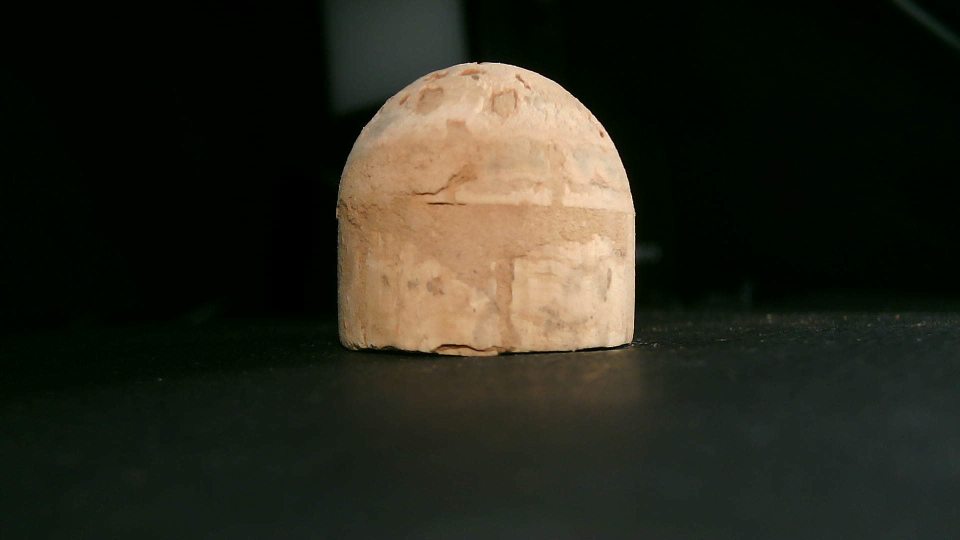
#> input picture Batch_Img/10_camC.jpg, 1920 x 1080 px (shown at 1/2 size); its folder holds only this picture in this run
$ python edge_detection.py
#> lines starting #> are read from the running program, lines starting #| are printed output that depends on the picture; after the words box and inside, x2 and y2 are one past the last pixel; in counts of white or black regions, pixels touching at a corner belong together
import math

import cv2
import numpy as np
import re
import os
from PIL import Image

#边缘检测函数，返回一个二值图
def detection(img_path):

    # #生成宽1080，长1920的白色背景
    # bg = np.zeros((1080, 1920), np.uint8)
    # # 白色背景
    # bg.fill(255)

    np.set_printoptions(threshold=np.inf)
    # # 导入图像
    img = cv2.imread(img_path)
    #下采样
    # img = cv2.pyrDown(cv2.imread(img_path, cv2.IMREAD_UNCHANGED))
    # 对比度调节
    img = cv2.convertScaleAbs(img, 0, 3)
    # 图像二值化
    image = cv2.cvtColor(img, cv2.COLOR_BGR2RGB)
    # 图像灰度化
    gray = cv2.cvtColor(image, cv2.COLOR_RGB2GRAY)
    # 设置卷积核
    kernel = np.ones((10, 10), np.uint8)
    # kernel = np.ones((10, 10), np.uint8)
    # 图像开运算,形态学开运算
    result = cv2.morphologyEx(gray, cv2.MORPH_OPEN, kernel)
    # 高斯滤波降噪
    lenna = cv2.GaussianBlur(result, (5, 5), 0)
    # Canny边缘检测，50为低阈值low，150为高阈值high
    canny = cv2.Canny(lenna, 0, 255)


    # # 轮廓提取
    # contours, _ = cv2.findContours(canny, cv2.RETR_TREE, cv2.CHAIN_APPROX_SIMPLE)  # 根据二值图找轮廓
    # # 将轮廓绘制在背景上
    # cv2.drawContours(bg, contours, 0, (0, 0, 255), 3)  # 把轮廓画在原图上（0,0,255） 表示 RGB 三通道，红色
    # # 图像二值化
    # bg = cv2.cvtColor(bg, cv2.COLOR_BGR2RGB)
    # # 图像灰度化
    # gray = cv2.cvtColor(bg, cv2.COLOR_RGB2GRAY)

    return canny
def opration_on_detection(img_path):
    canny = detection(img_path)
    img = cv2.imread(img_path, cv2.IMREAD_UNCHANGED)
    contours, hierarchy = cv2.findContours(canny, cv2.RETR_EXTERNAL, cv2.CHAIN_APPROX_SIMPLE)


    #找出contours中最大的一组，之给最大的一组数据做下列操作
    max_score = 0
    max_contour = 0
    for j in contours:
        if (j.size > max_score):
            max_score = j.size
            max_contour = j
    c = max_contour


    #找最小矩形，默认图没有旋转
    x, y, w, h = cv2.boundingRect(c)
    top_y = y
    left_upper = [x,y]
    #绘制矩阵
    # cv2.rectangle(img, (x, y), (x + w, y + h), (0, 255, 0), 2)


    # 查找最小区域，适用于图旋转后
    rect = cv2.minAreaRect(c)
    # 计算最小面积矩形的坐标
    box = cv2.boxPoints(rect)
    # 将坐标标准化为整数
    box = np.int0(box)
    # 绘制等高线
    cv2.drawContours(img, [box], 0, (0, 0, 255), 3)


    # 计算最小封闭圆的中心和半径
    (x, y), radius = cv2.minEnclosingCircle(c)
    # 转换为整数
    center = (int(x), int(y))
    radius = int(radius)
    # 画圆
    img = cv2.circle(img, center, radius, (0, 255, 0), 2)

    #椭圆拟合
    test = c
    new_c = []
    # middle = abs((box[0][1]+box[1][1])/2)
    middle = abs(top_y+h/2)
    shape = test.shape
    for i in range(0, shape[0]):
        k = test[i]
        if(k[0][1]<middle):
            new_c.append(k)
    new_c = np.array(new_c)

    (x, y), radius = cv2.minEnclosingCircle(new_c)
    # 转换为整数
    center = (int(x), int(y))
    radius = int(radius)
    # 画圆
    img = cv2.circle(img, center, radius, (0, 255, 0), 2)

    (cx, cy), (a, b), angle = cv2.fitEllipse(new_c)
    #center 为焦点距离的一半
    center_t = math.sqrt(b*b-a*a)
    #e为离心率
    e = center_t/a
    # 绘制椭圆
    cv2.ellipse(img, (np.int32(cx), np.int32(cy)),
               (np.int32(a / 2), np.int32(b / 2)), angle, 0, 360, (0, 0, 255), 2, 8, 0)

    #绘制边界
    # cv2.drawContours(img, contours, -1, (255, 0, 0), 3)
    cv2.drawContours(img, contours, -1, (0, 0, 255), -1)

    #得到的绘制后的图像，得到的矩阵左上角的点，高度。宽度，得到的离心率
    return img,left_upper,w,h,e,a,b,w*h/2+math.pi*radius*radius/2
def  area(img_path):

    #必须要闭合的才能做

    # canny = detection(img_path)
    # contous, hierarchy = cv2.findContours(canny, cv2.RETR_EXTERNAL, cv2.CHAIN_APPROX_SIMPLE)
    #
    # max_score = 0
    # max_number = 0
    # for j in contous:
    #     if (j.size > max_score):
    #         max_score = j.size
    #         max_number = j
    # m = max_number
    #
    # c = m
    #
    # # 定义能包含此裂缝的最小矩形，矩形为水平方向
    # left_x = min(c[:, 0, 0])
    # right_x = max(c[:, 0, 0])
    # down_y = max(c[:, 0, 1])
    # up_y = min(c[:, 0, 1])
    #
    # # 构造包含轮廓的矩形的所有像素点
    # Nx = 2 ** 8
    # Ny = 2 ** 8
    # pixel_X = np.linspace(left_x, right_x, Nx)
    # pixel_Y = np.linspace(up_y, down_y, Ny)
    # # 从坐标向量中生成网格点坐标矩阵
    # xx, yy = np.meshgrid(pixel_X, pixel_Y)
    # # 筛选出轮廓内所有像素点
    # in_list = []
    # for i in range(pixel_X.shape[0]):
    #     for j in range(pixel_X.shape[0]):
    #         # cv2.pointPolygonTest可查找图像中的点与轮廓之间的最短距离.当点在轮廓外时返回负值，当点在内部时返回正值，如果点在轮廓上则返回零
    #         # 统计裂缝内的所有点的坐标
    #         if cv2.pointPolygonTest(c, (xx[i][j], yy[i][j]), False) > 0:
    #             in_list.append((xx[i][j], yy[i][j]))
    # in_point = np.array(in_list)
    # # # 绘制轮廓
    # # img_original = cv2.imread(img_path)
    # # cv2.drawContours(img_original, contous, -1, (0, 0, 255), -1)
    # # cv2.imshow('Inscribed_circle', img_original)
    # # # cv2.imwrite('inference/output/Inscribed_circle.png', img_original)
    # # cv2.waitKey(0)
    # return in_point.shape[0]


    #对于不闭合的也能计算
    img = cv2.pyrDown(cv2.imread(img_path, cv2.IMREAD_UNCHANGED))
    ret, thresh = cv2.threshold(cv2.cvtColor(img.copy(), cv2.COLOR_BGR2GRAY), 127, 255, cv2.THRESH_BINARY)
    contours, hierarchy = cv2.findContours(thresh, cv2.RETR_EXTERNAL, cv2.CHAIN_APPROX_SIMPLE)
    area = 0
    for i in contours:
        area += cv2.contourArea(i)

    # cv2.drawContours(img, contours, -1, (255, 0, 0), 1)
    # cv2.imshow("contours", img)

    cv2.waitKey(1)
    return area

# [10 lines left out: function cal_abs, not called in this run]

def eval_all(img_path):


    #默认摆正
    # rotate(img_path)
    stand_area_score = 0
    stand_circularity_score = 0
    stand_height_score = 0


    aggregate = opration_on_detection(img_path)
    # 归一化，需要做
    area_score = area(img_path)
    circularity_score = aggregate[4]
    height_score = aggregate[3]

    stand_area_score = aggregate[7]
    stand_circularity_score = 0
    stand_height_score = 600

    area_Dif = abs(stand_area_score-area_score)
    circularity_Dif = abs(stand_circularity_score-circularity_score)
    height_Dif = abs(stand_height_score - height_score)

    area_threshold = 250000
    circularity_threshold = 0.35
    height_threshold = 100

    cv2.imshow(img_path, aggregate[0])

    # cv2.waitKey(1000)
    # cv2.destroyWindow(img_path)

    cv2.waitKey(0)
    # 主要的逻辑检测部分
    if((area_Dif>area_threshold)or(circularity_Dif>circularity_threshold)or(height_Dif>height_threshold)):
        return False
    else:
        return True


    # [12 lines of commented-out code are left out]

def sort_key(s):
    # 排序关键字匹配
    # 匹配开头数字序号
    if s:
        try:
            c = re.findall('^\d+', s)[0]
        except:
            c = -1
        return int(c)

def strsort(alist):
    alist.sort(key=sort_key)
    return alist

def Batch_processing(Img_Dir):

    image_list = os.listdir(Img_Dir)

    #按照开头的数字进行排序
    strsort(image_list)


    for image in image_list:
        img_path = Img_Dir+'/'+image

        result = eval_all(img_path)
#> in detection, img is the input picture: shape (1080, 1920, 3); mean B, G, R 29.3, 40, 40.6
#> in detection, `img = cv2.convertScaleAbs(img, 0, 3)`:
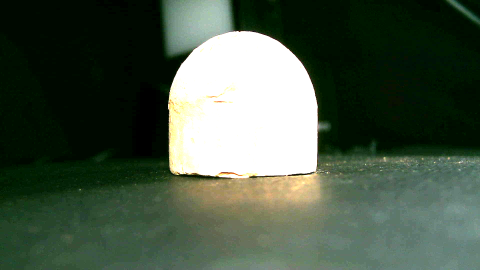
#> img: shape (1080, 1920, 3) (shown at 1/4 size); mean B, G, R 71.3, 87.9, 73.3
#> in detection, `gray = cv2.cvtColor(image, cv2.COLOR_RGB2GRAY)`:
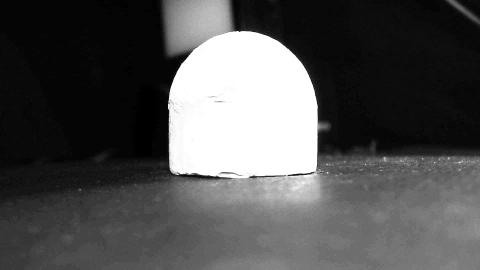
#> gray: shape (1080, 1920) (shown at 1/4 size); min 0, max 255, mean 81.6
#> in detection, `canny = cv2.Canny(lenna, 0, 255)`:
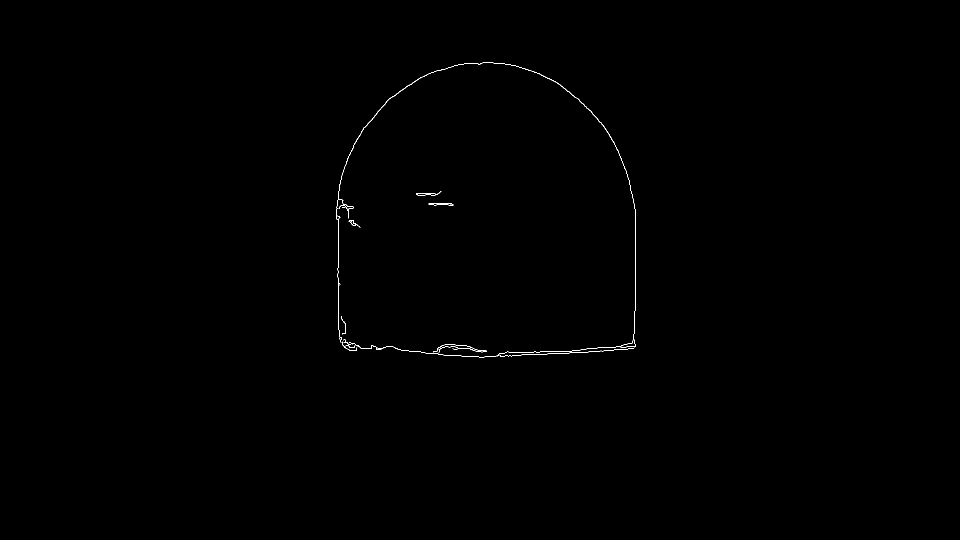
#> canny: shape (1080, 1920) (shown at 1/2 size); 0.16% white in thin lines or dots, all inside (x1, y1, x2, y2) = (672, 125, 1272, 715)
#> in opration_on_detection, `contours, hierarchy = cv2.findContours(canny, cv2.RETR_EXTERNAL, cv2.C..`: contours = 16 contours, 14 with area under 20; largest, box (x1, y1, x2, y2) and area: (672, 125, 1272, 715) 338, (697, 440, 721, 456) 71
#> the loop in opration_on_detection, `for j in contours:` made 16 passes
#> max_score on passes 1, 3, 16: 186, 278, 2498
#> after the loop in opration_on_detection, `for j in contours:`: max_contour = contour of 1249 points, box (x1, y1, x2, y2) (672, 125, 1272, 715), area 338; max_score = 2498
#> in opration_on_detection, `c = max_contour`: c has the same summary as max_contour
#> in opration_on_detection, `x, y, w, h = cv2.boundingRect(c)`: x = 672; y = 125; w = 600; h = 590
#> in opration_on_detection, `top_y = y`: top_y = 125
#> in opration_on_detection, `left_upper = [x,y]`: left_upper = [672, 125]
#> in opration_on_detection, `rect = cv2.minAreaRect(c)`: rect = ((971.5, 419.5), (589, 599), -90)
#> in opration_on_detection, `box = cv2.boxPoints(rect)`: box = [[1271, 714], [672, 714], [672, 125], [1271, 125]]
#> in opration_on_detection, `(x, y), radius = cv2.minEnclosingCircle(c)`: x = 973.2; y = 480.2; radius = 356.3
#> in opration_on_detection, `center = (int(x), int(y))`: center = (973, 480)
#> in opration_on_detection, `radius = int(radius)`: radius = 356
#> in opration_on_detection, `test = c`: test has the same summary as max_contour
#> in opration_on_detection, `middle = abs(top_y+h/2)`: middle = 420
#> the loop in opration_on_detection, `for i in range(0, shape[0]):` made 1249 passes
#> k on passes 1 to 3: [[965, 125]], [[964, 126]], [[963, 126]]
#> after the loop in opration_on_detection, `for i in range(0, shape[0]):`: new_c = 915 items, first 6: [[965, 125]], [[964, 126]], [[963, 126]], [[962, 127]], [[960, 127]], [[959, 128]]
#> in opration_on_detection, `new_c = np.array(new_c)`: new_c = contour of 915 points, box (x1, y1, x2, y2) (673, 125, 1271, 419), area 272
#> in opration_on_detection, `(x, y), radius = cv2.minEnclosingCircle(new_c)`: x = 971.5; y = 415.5; radius = 298.5
#> in opration_on_detection, `center = (int(x), int(y))`: center = (971, 415)
#> in opration_on_detection, `radius = int(radius)`: radius = 298
#> in opration_on_detection, `(cx, cy), (a, b), angle = cv2.fitEllipse(new_c)`: cx = 973.2; cy = 421; a = 577.9; b = 594.8; angle = 145
#> in opration_on_detection, `center_t = math.sqrt(b*b-a*a)`: center_t = 140.8
#> in opration_on_detection, `e = center_t/a`: e = 0.244
#> in opration_on_detection, `cv2.drawContours(img, contours, -1, (0, 0, 255), -1)`:
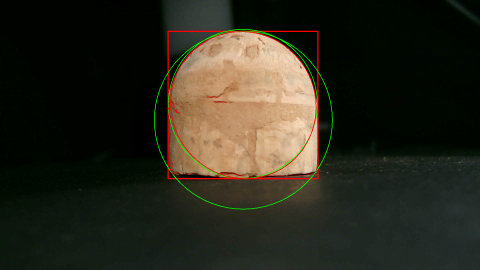
#> img: shape (1080, 1920, 3) (shown at 1/4 size); mean B, G, R 28.7, 40.6, 42
#> in eval_all, `aggregate = opration_on_detection(img_path)`: aggregate = 8 items
#> in area, `img = cv2.pyrDown(cv2.imread(img_path, cv2.IMREAD_UNCHANGED))`:
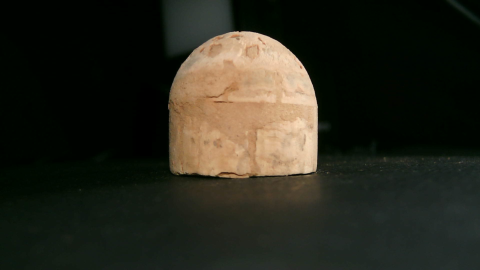
#> img: shape (540, 960, 3) (shown at 1/2 size); mean B, G, R 29.3, 40, 40.6
#> in area, `ret, thresh = cv2.threshold(cv2.cvtColor(img.copy(), cv2.COLOR_BGR2GRA..`:
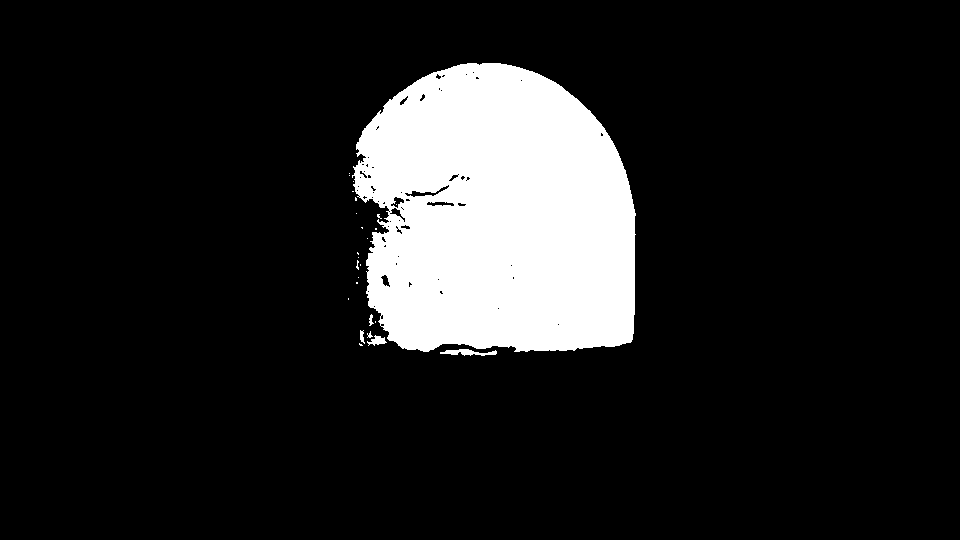
#> thresh: shape (540, 960); 13.1% white; 26 white regions (20 under 20 px)
#> in area, `contours, hierarchy = cv2.findContours(thresh, cv2.RETR_EXTERNAL, cv2...`: contours = 25 contours, 20 with area under 20; largest, box (x1, y1, x2, y2) and area: (352, 63, 636, 352) 67466, (440, 349, 497, 356) 156, (367, 335, 387, 346) 85, (360, 330, 365, 344) 27, (369, 314, 374, 326) 20
#> the loop in area, `for i in contours:` made 25 passes
#> (i, area) on passes 6, 8, 9, 10, 11, 13, 14, 15: ([[375, 321], [375, 322]], 280), ([[348, 298], [348, 299]], 300), ([[356, 282], [356, 283], [357, 283], [357, 282]], 301), ([[358, 277]], 301), ([[360, 264], [360, 265]], 301), ([[358, 257]], 307), ([[357, 252], [357, 253], [358, 254], [358, 253]], 308), ([[367, 238]], 308)
#> after the loop in area, `for i in contours:`: area = 67783
#> in eval_all, `circularity_score = aggregate[4]`: circularity_score = 0.244
#> in eval_all, `height_score = aggregate[3]`: height_score = 590
#> in eval_all, `stand_area_score = aggregate[7]`: stand_area_score = 316493
#> in eval_all, `area_Dif = abs(stand_area_score-area_score)`: area_Dif = 248710
#> in eval_all, `circularity_Dif = abs(stand_circularity_score-circularity_score)`: circularity_Dif = 0.244
#> in eval_all, `height_Dif = abs(stand_height_score - height_score)`: height_Dif = 10
        print(img_path+"的结果："+str(result))
        #         核心代码，把对每一张图片要做的事情放在这里
        #         评估所有的照片质量


# img_path = "../Img/baminton_1.jpg"
# area = area(img_path)
# print(area)
#Img_Dir 为图片路径
Img_Dir = "../Batch_Img"
Batch_processing(Img_Dir)

$ run again, on Batch_Img/13_camC.jpg
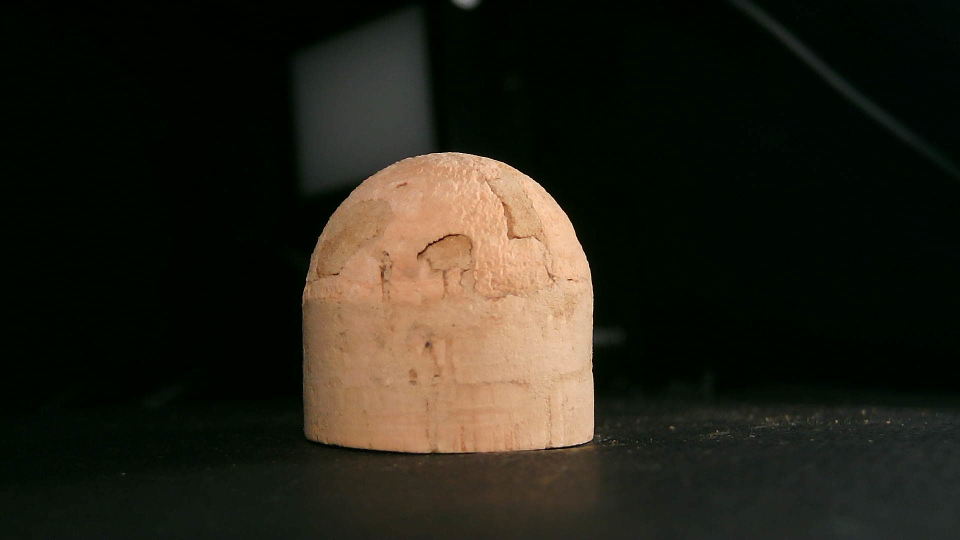
#> input picture Batch_Img/13_camC.jpg, 1920 x 1080 px (shown at 1/2 size)
#> in detection, img is the input picture: shape (1080, 1920, 3); mean B, G, R 24.4, 34.5, 37.3
#> in detection, `canny = cv2.Canny(lenna, 0, 255)`:
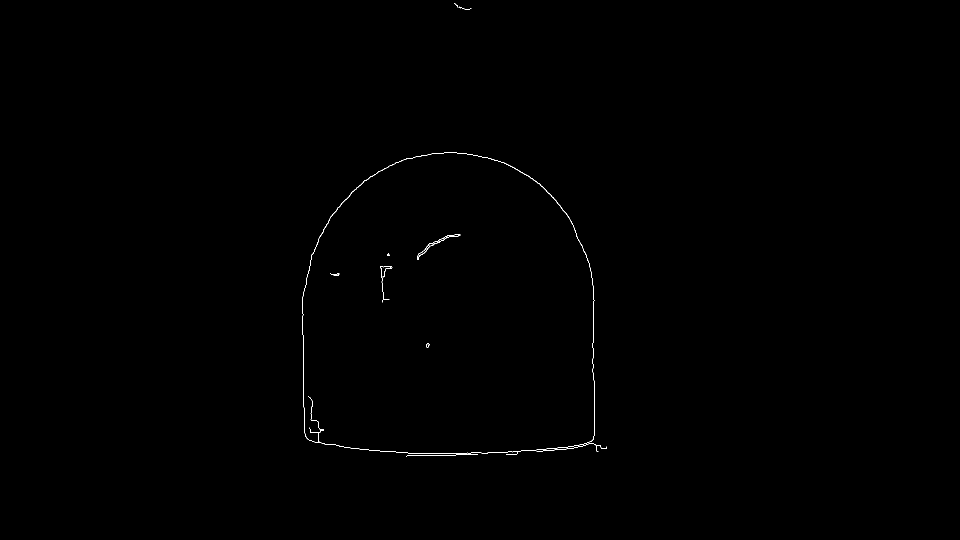
#> canny: shape (1080, 1920) (shown at 1/2 size); 0.16% white in thin lines or dots, all inside (x1, y1, x2, y2) = (605, 6, 1214, 914)
#> in opration_on_detection, `contours, hierarchy = cv2.findContours(canny, cv2.RETR_EXTERNAL, cv2.C..`: contours = 5 contours, 4 with area under 20; largest, box (x1, y1, x2, y2) and area: (605, 305, 1190, 910) 306816
#> the loop in opration_on_detection, `for j in contours:` made 5 passes
#> max_score on passes 1 to 3: 68, 238, 1226
#> after the loop in opration_on_detection, `for j in contours:`: max_contour = contour of 613 points, box (x1, y1, x2, y2) (605, 305, 1190, 910), area 306816; max_score = 1226
#> c has the same summary as max_contour
#> in opration_on_detection, `x, y, w, h = cv2.boundingRect(c)`: x = 605; y = 305; w = 585; h = 605
#> top_y = 305
#> left_upper = [605, 305]
#> rect = ((897, 607), (604, 584), -90)
#> box = [[1189, 909], [605, 909], [605, 305], [1189, 305]]
#> in opration_on_detection, `(x, y), radius = cv2.minEnclosingCircle(c)`: x = 900.6; y = 662.9; radius = 358.2
#> in opration_on_detection, `center = (int(x), int(y))`: center = (900, 662)
#> in opration_on_detection, `radius = int(radius)`: radius = 358
#> test has the same summary as max_contour
#> middle = 607.5
#> the loop in opration_on_detection, `for i in range(0, shape[0]):` made 613 passes
#> k on passes 1 to 3: [[888, 305]], [[887, 306]], [[881, 306]]
#> after the loop in opration_on_detection, `for i in range(0, shape[0]):`: new_c = 411 items, first 6: [[888, 305]], [[887, 306]], [[881, 306]], [[880, 307]], [[863, 307]], [[862, 308]]
#> in opration_on_detection, `new_c = np.array(new_c)`: new_c = contour of 411 points, box (x1, y1, x2, y2) (605, 305, 1189, 603), area 131825
#> in opration_on_detection, `(x, y), radius = cv2.minEnclosingCircle(new_c)`: x = 896.5; y = 594.4; radius = 291.5
#> in opration_on_detection, `center = (int(x), int(y))`: center = (896, 594)
#> in opration_on_detection, `radius = int(radius)`: radius = 291
#> cx = 897.3; cy = 610.8; a = 579; b = 613.7; angle = 4.45
#> center_t = 203.4
#> e = 0.351
#> aggregate = 8 items
#> in area, `ret, thresh = cv2.threshold(cv2.cvtColor(img.copy(), cv2.COLOR_BGR2GRA..`:
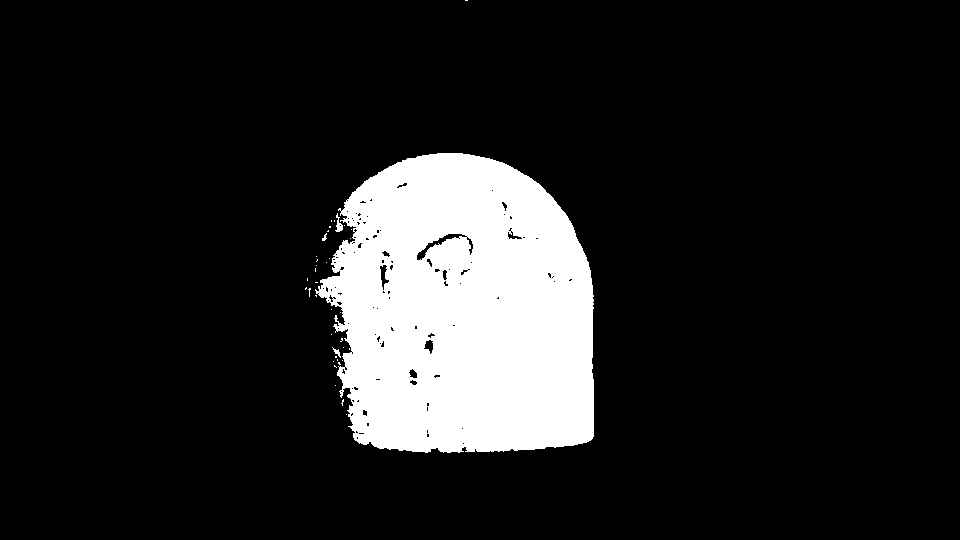
#> thresh: shape (540, 960); 13% white; 38 white regions (34 under 20 px)
#> in area, `contours, hierarchy = cv2.findContours(thresh, cv2.RETR_EXTERNAL, cv2...`: contours = 38 contours, 36 with area under 20; largest, box (x1, y1, x2, y2) and area: (315, 153, 594, 453) 67548, (335, 213, 343, 232) 47
#> the loop in area, `for i in contours:` made 38 passes
#> (i, area) on passes 14, 15, 16, 17, 19, 20, 21, 22: ([[331, 334]], 27), ([[340, 312]], 27), ([[331, 309]], 27), ([[315, 295], [316, 296], [316, 295]], 27.5), ([[306, 287], [305, 288], [305, 289], [306, 288]], 31), ([[315, 282], [317, 282]], 31), ([[307, 278], [307, 280]], 31), ([[315, 268], [315, 271]], 31)
#> after the loop in area, `for i in contours:`: area = 67639
#> circularity_score = 0.351
#> height_score = 605
#> stand_area_score = 309979.1
#> area_Dif = 242340.1
#> circularity_Dif = 0.351
#> height_Dif = 5
